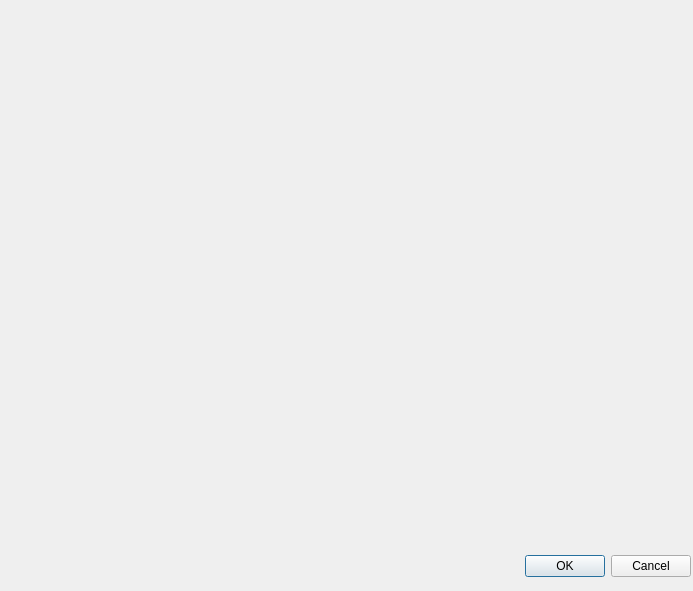
<?xml version="1.0" encoding="UTF-8"?>
<ui version="4.0">
 <class>histonorm</class>
 <widget class="QDialog" name="histonorm">
  <property name="geometry">
   <rect>
    <x>0</x>
    <y>0</y>
    <width>693</width>
    <height>591</height>
   </rect>
  </property>
  <property name="windowTitle">
   <string>Dialog</string>
  </property>
  <widget class="QDialogButtonBox" name="buttonBox">
   <property name="geometry">
    <rect>
     <x>350</x>
     <y>550</y>
     <width>341</width>
     <height>32</height>
    </rect>
   </property>
   <property name="orientation">
    <enum>Qt::Horizontal</enum>
   </property>
   <property name="standardButtons">
    <set>QDialogButtonBox::Cancel|QDialogButtonBox::Ok</set>
   </property>
  </widget>
  <widget class="QWidget" name="horizontalLayoutWidget_2">
   <property name="geometry">
    <rect>
     <x>10</x>
     <y>290</y>
     <width>661</width>
     <height>251</height>
    </rect>
   </property>
   <layout class="QHBoxLayout" name="horizontalLayout_2">
    <item>
     <widget class="QwtPlot" name="qwtPlot"/>
    </item>
    <item>
     <widget class="QwtPlot" name="qwtPlot_2"/>
    </item>
   </layout>
  </widget>
  <widget class="QWidget" name="horizontalLayoutWidget">
   <property name="geometry">
    <rect>
     <x>20</x>
     <y>10</y>
     <width>651</width>
     <height>271</height>
    </rect>
   </property>
   <layout class="QHBoxLayout" name="horizontalLayout">
    <item>
     <widget class="QLabel" name="label">
      <property name="text">
       <string/>
      </property>
     </widget>
    </item>
    <item>
     <widget class="QLabel" name="label_2">
      <property name="text">
       <string/>
      </property>
     </widget>
    </item>
   </layout>
  </widget>
 </widget>
 <customwidgets>
  <customwidget>
   <class>QwtPlot</class>
   <extends>QFrame</extends>
   <header>qwt_plot.h</header>
  </customwidget>
 </customwidgets>
 <resources/>
 <connections>
  <connection>
   <sender>buttonBox</sender>
   <signal>accepted()</signal>
   <receiver>histonorm</receiver>
   <slot>accept()</slot>
   <hints>
    <hint type="sourcelabel">
     <x>248</x>
     <y>254</y>
    </hint>
    <hint type="destinationlabel">
     <x>157</x>
     <y>274</y>
    </hint>
   </hints>
  </connection>
  <connection>
   <sender>buttonBox</sender>
   <signal>rejected()</signal>
   <receiver>histonorm</receiver>
   <slot>reject()</slot>
   <hints>
    <hint type="sourcelabel">
     <x>316</x>
     <y>260</y>
    </hint>
    <hint type="destinationlabel">
     <x>286</x>
     <y>274</y>
    </hint>
   </hints>
  </connection>
 </connections>
</ui>
